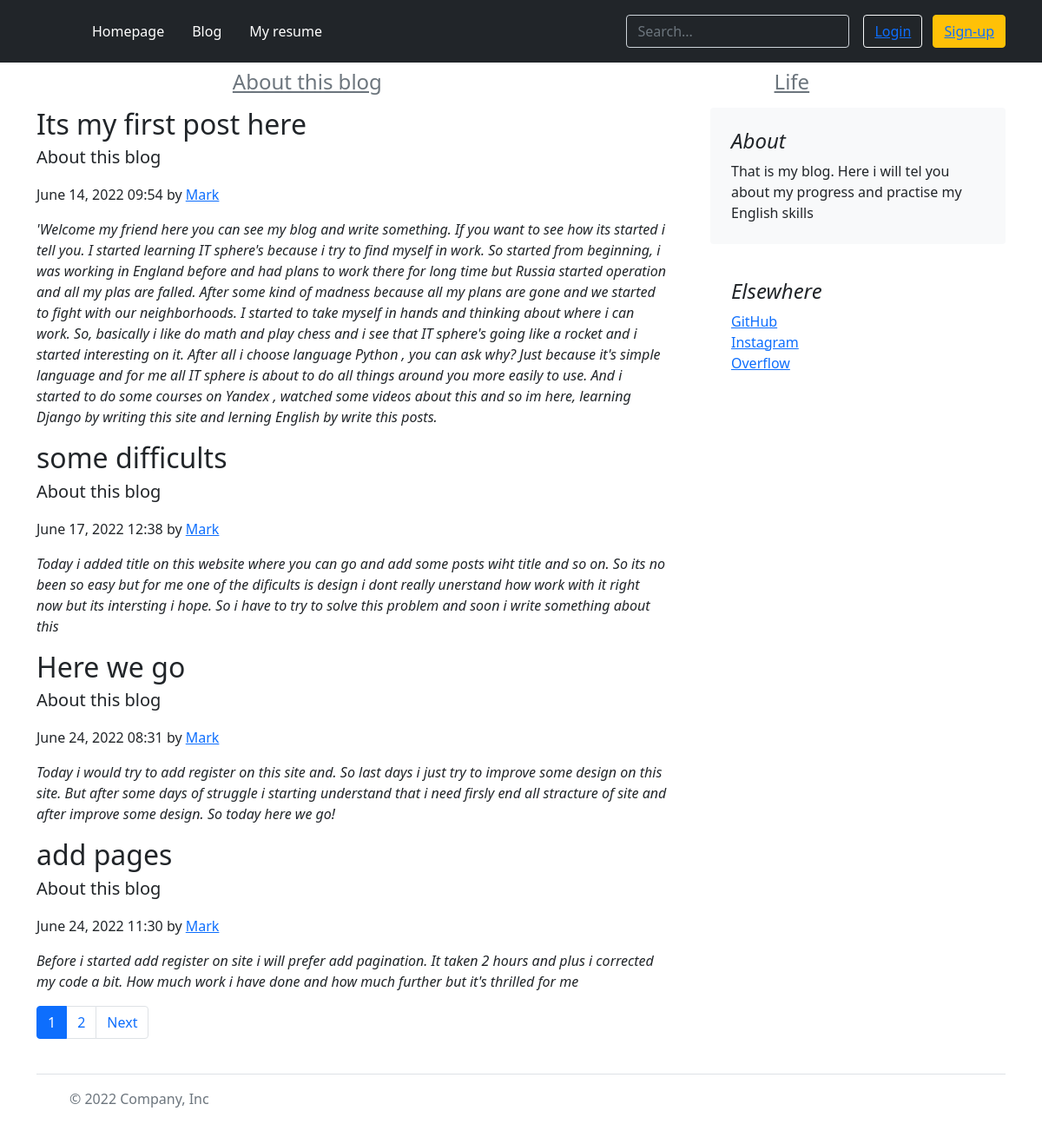
The app's page /category/aboutthisblog/ with its own data.
### blog/models.py (models this page shows, shortened)
class Category(models.Model):
    name = models.CharField(max_length=100, db_index=True, verbose_name='Category')
    slug = models.SlugField(max_length=255, unique=True, db_index=True, verbose_name='URL')
    def __str__(self):
        return self.name
    def get_absolute_url(self):
        return reverse('category', kwargs={'cat_slug': self.slug})
    class Meta:
        ordering = ['id']

class Blog(models.Model):
    title = models.CharField(max_length=255)
    slug = models.SlugField(max_length=255, unique=True, db_index=True, verbose_name='URL')
    content = models.TextField()
    time_create = models.DateTimeField(auto_now_add=True)
    time_update = models.DateTimeField(auto_now=True)
    is_published = models.BooleanField(default=True)
    cat = models.ForeignKey('Category', on_delete=models.PROTECT)

### blog/views.py (the view)
# urls.py: path('category/<slug:cat_slug>/', BlogCategory.as_view(), name='category'),
class BlogCategory(DataMixin, ListView):
    paginate_by = 4
    model = Blog
    template_name = 'blog/blog.html'
    context_object_name = 'posts'
    def get_context_data(self, *, object_list=None, **kwargs):
        context = super().get_context_data(**kwargs)
        c_def = self.get_user_context(title='category')
        return dict(list(context.items()) + list(c_def.items()))
    def get_queryset(self):
        return Blog.objects.filter(cat__slug=self.kwargs['cat_slug'], is_published=True).select_related('cat')

### blog/utils.py (called while the page is built)
    def get_user_context(self, **kwargs):
        context = kwargs
        cats = Category.objects.annotate(Count('blog'))
        user_menu = menu.copy()
        if not self.request.user.is_authenticated:
            user_menu.pop(2)
        context['menu'] = user_menu
        context['cats'] = cats
        if 'cat_selected' not in context:
            context['cat_selected'] = 0
        return context

### blog/templates/blog/blog.html (shortened to what this page needs)
{% extends 'blog/base.html' %}
{% load blog_tags %}
{% load static %}
{% block content %}
<div class="container">
  <div class="nav-scroller py-1 mb-2">
    <nav class="nav d-flex justify-content-around">
      {% for c in cats %}
      {% if c.blog__count > 0 %}
          {% if c.pk == cat_selected %}
              <font size="5"><a class="selected">{{c.name}}</a></font>
          {% else %}
              <font size="5"><a class="p-2 link-secondary" href="{{ c.get_absolute_url }}">{{c.name}}</a></font>
          {% endif %}
      {% endif %}
      {% endfor %}
    </nav>
  </div>
</div>
<main class="container">
  <div class="row g-5">
    <div class="col-md-8">
      <article class="blog-post">
          {% for p in posts %}
          <h2 class="blog-post-title mb-1">{{ p.title }}</h2>
          <blockquote class="blockquote">
            <p>{{ p.cat }}</p>
          </blockquote>
          <p class="blog-post-meta">{{ p.time_create | date:'F d, Y H:i'}} by <a href="#">Mark</a></p>
          <p><em>{{ p.content }}</em></p>
      </article>
          {% endfor %}
{% if page_obj.has_other_pages %}
  <ul class="pagination">
  {% for p in paginator.page_range %}
    {% if page_obj.number == p %}
      <li class="page-item active" aria-current="page">
        <span class="page-link">{{ p }}</span>
      </li>
    {% elif p >= page_obj.number|add:-2 and p <= page_obj.number|add:2 %}
      <li class="page-item"><a class="page-link" href="?page={{ p }}">{{ p }}</a></li>
    {% endif %}
  {% endfor %}
  {% if page_obj.has_next %}
    <li class="page-item">
      <a class="page-link" href="?page={{ page_obj.next_page_number }}">Next</a>
    </li>
    </ul>
  {% endif %}
{% endif %}
  </div>
    <div class="col-md-4">
      <div class="position-sticky" style="top: 2rem;">
        <div class="p-4 mb-3 bg-light rounded">
          <h4 class="fst-italic">About</h4>
          <p class="mb-0">That is my blog. Here i will tel you about my progress and practise my English skills</p>
        </div>
        <div class="p-4">
          <h4 class="fst-italic">Elsewhere</h4>
          <ol class="list-unstyled">
            <li><a href="https://github.com/Markporsh">GitHub</a></li>
            <li><a href="https://instagram.com/markporoshin">Instagram</a></li>
            <li><a href="https://stackoverflow.com/users/19399555/markko">Overflow</a></li>
          </ol>
        </div>
      </div>
    </div>
  </div>
</main>
<div class="container">
  <footer class="d-flex flex-wrap justify-content-between align-items-center py-3 my-4 border-top">
    <div class="col-md-4 d-flex align-items-center">
      <a href="/" class="mb-3 me-2 mb-md-0 text-muted text-decoration-none lh-1">
        <svg class="bi" width="30" height="24"><use xlink:href="#bootstrap"></use></svg>
      </a>
      <span class="mb-3 mb-md-0 text-muted">© 2022 Company, Inc</span>
    </div>
  </footer>
</div>
{% endblock %}

### records on screen
Category: name "About this blog"
Category: name "Life"
Blog: title "Its my first post here", cat "About this blog", time_create "June 14, 2022 09:54", content "'Welcome my friend here you can see my blog and write something. If you want to see how its started i tell you. I started learning IT sphere's because i try to find myself in work. So started from beginning, i was working in England before and had plans to work there for long time but Russia started operation and all my plas are falled. After some kind of madness because all my plans are gone and we started to fight with our neighborhoods. I started to take myself in hands and thinking about where i can work. So, basically i like do math and play chess and i see that IT sphere's going like a rocket and i started interesting on it. After all i choose language Python , you can ask why? Just…"
Blog: title "some difficults", cat "About this blog", time_create "June 17, 2022 12:38", content "Today i added title on this website where you can go and add some posts wiht title and so on. So its no been so easy but for me one of the dificults is design i dont really unerstand how work with it right now but its intersting i hope. So i have to try to solve this problem and soon i write something about this"
Blog: title "Here we go", cat "About this blog", time_create "June 24, 2022 08:31", content "Today i would try to add register on this site and. So last days i just try to improve some design on this site. But after some days of struggle i starting understand that i need firsly end all stracture of site and after improve some design. So today here we go!"
Blog: title "add pages", cat "About this blog", time_create "June 24, 2022 11:30", content "Before i started add register on site i will prefer add pagination. It taken 2 hours and plus i corrected my code a bit. How much work i have done and how much further but it's thrilled for me"

### other values on screen
{{ m.title }} "Homepage" "Blog" "My resume"
{{ p }} "1"
{{ p }} "2"
